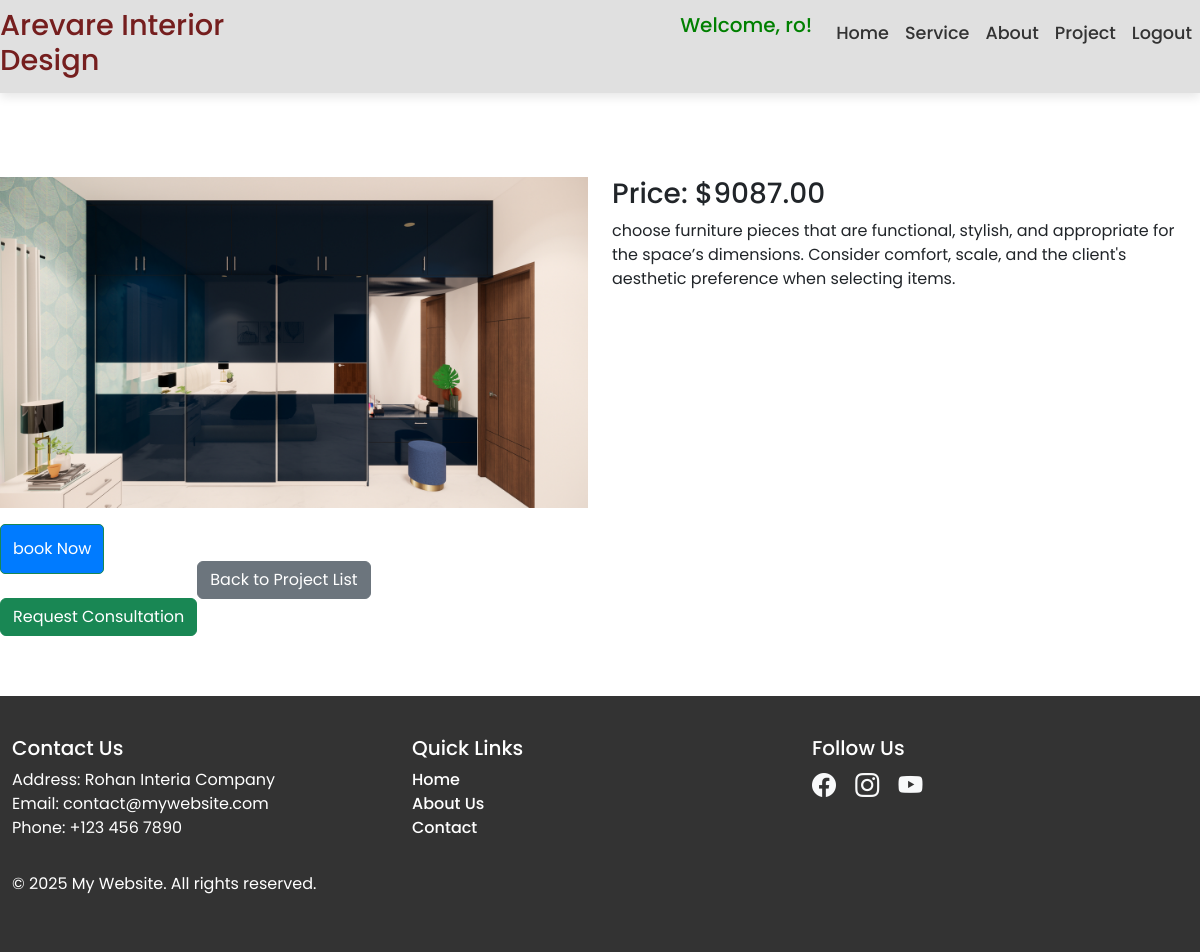
/6/ (signed in), run on the app's committed database.
### users/models.py (models this page shows)
class CustomUser(AbstractUser):
    email = models.EmailField(unique=True)

### project/models.py (models this page shows, shortened)
class ConstructionProject(models.Model):
    project_name = models.CharField(max_length=255)
    start_date = models.DateField()
    end_date = models.DateField()
    location = models.CharField(max_length=255)
    budget = models.DecimalField(max_digits=12, decimal_places=2)
    description = models.CharField(max_length=200)
    image = models.ImageField(upload_to='project/', blank=True, null=True, verbose_name="Project Image")

### project/views.py (the view)
# urls.py: path('<int:pk>/', views.project_details, name='project_details'),
@login_required
def project_details(request, pk):
    project = get_object_or_404(ConstructionProject, pk=pk)
    return render(request, 'project/project_details.html', {'project': project})

### templates/project/project_details.html (shortened to what this page needs)
{% extends 'base.html' %}
{% block content %}
<div class="row">
    <div class="col-md-6">
        <img src="{{ project.image.url }}" class="img-fluid" alt="{{ project.name }}">
    </div>
    <div class="col-md-6">
        <h3>Price: ${{ project.budget }}</h3>
        <p>{{ project.description }}</p>
    </div>
</div>
<div><table>
        <td>
            <form method="post" action="{% url 'booking:booking_now' %}" class="mt-3">
                <button type="submit" class="btn btn-success">book Now</button>
            </form>
            <br>
            <a href="{% url 'book_consultation' %}"class="btn btn-success">Request Consultation</a>
<td><div>
<a href="{% url 'project_list' %}" class="btn btn-secondary mt-3">Back to Project List</a>
</div></td>
</table>
{% endblock %}

### templates/base.html (shortened to what this page needs)
{% load static %}
<!DOCTYPE html>
<html lang="en">
<head>
    <link rel="stylesheet" href="{% static 'css/styles.css' %}">
    <link rel="stylesheet" href="{% static 'css/style.css' %}">
    <link rel="stylesheet" href="{% static 'css/stylese.css' %}">
    <link rel="stylesheet" href="{% static 'css/all.css' %}">
    <link href="https://cdn.jsdelivr.net/npm/bootstrap-icons/font/bootstrap-icons.css" rel="stylesheet">
    <link href="https://cdn.jsdelivr.net/npm/bootstrap@5.3.0-alpha1/dist/css/bootstrap.min.css" rel="stylesheet">
    <link rel="stylesheet" href="https://cdnjs.cloudflare.com/ajax/libs/font-awesome/5.15.4/css/all.min.css">
</head>
<body>
    <header>
        <nav class="navbar navbar-expand-lg">
                <div id="navbarNav" class="collapse navbar-collapse">
                    <ul class="navbar-nav ms-auto">
                         <h1 class="nav-link1">Arevare Interior Design</h1>
                        {% if user.is_authenticated %}
                        <h4 class="navbar-brand" style="color: green;">Welcome, {{ user.username }}!</h4>
                        {% if request.user.is_staff %}
                        <a class="nav-link active" href="{% url 'booking:admin_dashboard' %}">Admin Dashboard</a>
                        <li class="nav-item"><a class="nav-link active" href="{% url 'admin_logout' %}">Logout</a></li>
                        {% else %}
                        <li class="nav-item"><a class="nav-link" href="{% url 'home2' %}">Home</a></li>
                        <li class="nav-item"><a class="nav-link" href="{% url 'home1' %}">Service</a></li>
                        <li class="nav-item"><a class="nav-link" href="{% url 'about' %}">About</a></li>
                        <li class="nav-item"><a class="nav-link" href="{% url 'project_list' %}">Project</a></li>
                        <li class="nav-item"><a class="nav-link" href="{% url 'logout' %}">Logout</a></li>
                        {% endif %}
                        {% endif %}
                    </ul>
                </div>
        </nav>
    </header>
    <section class="content-section">
        {% block content %}{% endblock %}
    </section>
    <footer>
        <div class="container">
            <div class="row">
                <div class="col-md-4 mb-3">
                    <h5>Contact Us</h5>
                    <p>
                        Address: Rohan Interia Company<br>
                        Email: contact@mywebsite.com<br>
                        Phone: +123 456 7890
                    </p>
                </div>
                <div class="col-md-4 mb-3">
                    <h5>Quick Links</h5>
                    <ul class="list-unstyled">
                        <li><a href="{% url 'project_list' %}" class="text-white">Home</a></li>
                        <li><a href="{% url 'about' %}" class="text-white">About Us</a></li>
                        <li><a href="{% url 'contact' %}" class="text-white">Contact</a></li>
                    </ul>
                </div>
                <div class="col-md-4 mb-3">
                    <h5>Follow Us</h5>
                    <div class="social-icons">
                        <a href="https://facebook.com" target="_blank"><i class="bi bi-facebook"></i></a>
                        <a href="https://instagram.com" target="_blank"><i class="bi bi-instagram"></i></a>
                        <a href="https://youtube.com" target="_blank"><i class="bi bi-youtube"></i></a>
                    </div>
                </div>
            </div>
            <p>&copy; 2025 My Website. All rights reserved.</p>
        </div>
    </footer>
</body>
</html>

### static/css/styles.css (style rules this page uses)
.nav-link { font-size: 16px; }
.navbar-nav .nav-link { color: #ffffff; font-size: 20px; transition: all 0.3s ease; }
body, html { margin: 0; padding: 0; height: 100%; }
button[type="submit"] { background-color: #007bff; color: white; border-radius: 5px; padding: 12px; font-size: 16px; transition: background-color 0.3s ease; }
a { color: #007bff; text-decoration: none; font-weight: 500; }
.mt-3 { margin-top: 20px; }

### static/css/style.css (style rules this page uses)
body { font-family: Arial, sans-serif; }
.container { margin-top: 50px; }

### static/css/stylese.css (style rules this page uses)
:root { --font-family: "Poppins", sans-serif; --font-color-primary: #fff; --font-color-secundary: #1680ac; --font-color-menu: #222; --bg-primary: #2696e9; --bg-secundary: #fff; }
* { margin: 0; padding: 0; box-sizing: border-box; font-family: var(--font-family); }

### templates/base.html (style rules this page uses)
.navbar { position: sticky; top: 0; z-index: 1000; background: rgba(255, 255, 255, 0.85); backdrop-filter: blur(10px); box-shadow: 0 4px 10px rgba(0, 0, 0, 0.1); transition: background 0.3s ease; }
.navbar-nav .nav-link { color: #333; font-size: 1.1rem; font-weight: 500; padding: 12px 18px; position: relative; transition: all 0.3s ease; }
.navbar-nav .nav-link1 { color:#751e1e; font-size: 1.8rem; padding-right: 28rem; }
footer { background-color: #333; color: #fff; padding: 40px 0; }
footer h5 { color: #fff; }
footer a { color: #f8f9fa; text-decoration: none; }
footer .social-icons i { font-size: 1.5rem; margin-right: 15px; color: #f8f9fa; transition: color 0.3s ease; }
.container { max-width: 1200px; margin: 0 auto; }
.content-section { padding: 60px 0; }

### data on the page
CustomUser: username "ro"
ConstructionProject: image (picture), budget "9087.00", description "choose furniture pieces that are functional, stylish, and appropriate for the space’s dimensions. Consider comfort, scale, and the client's aesthetic preference when selecting items."
